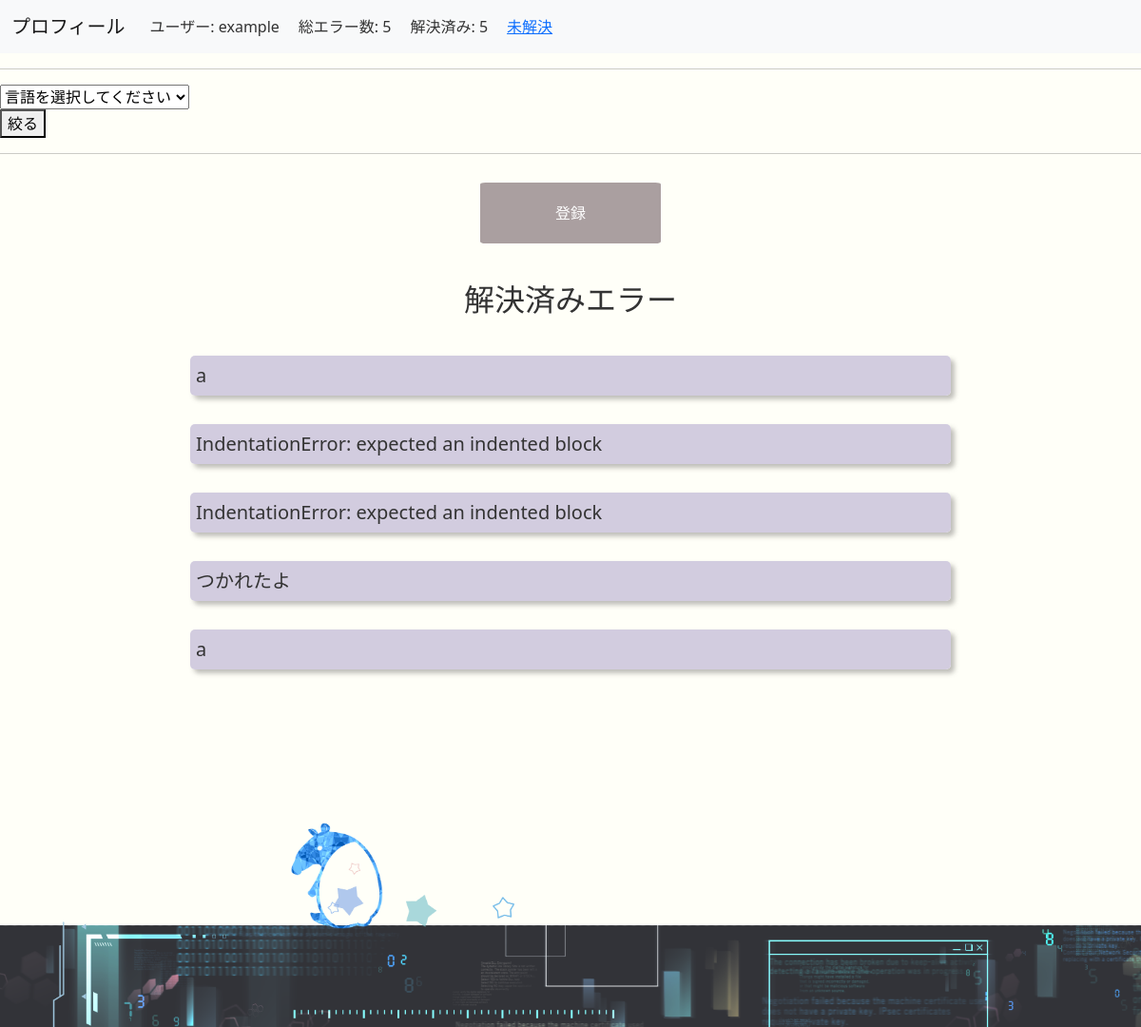
The app's page /solved (signed in) with its own data.
### tables this page shows
CREATE TABLE 'errors' (error_id  INTEGER PRIMARY KEY, language TEXT, message TEXT, explain TEXT, solved TEXT, public TEXT NOT NULL, before_day TIMESTAMP DEFAULT(DATETIME('now','localtime')), after_day TIMESTAMP DEFAULT(DATETIME('now','localtime')), 'username'  TEXT NOT NULL  );

### app.py (the view, shortened to what this page needs)
@app.route("/solved", methods=["GET", "POST"])
@login_required
def display_solved():
    errors_sum = db.execute("SELECT COUNT(error_id) FROM errors WHERE username=?", session["user_id"])
    errors_sum = errors_sum[0]['COUNT(error_id)']
    solved_sum = db.execute("SELECT COUNT(error_id) FROM errors WHERE username=? AND public LIKE '解決'", session["user_id"])
    solved_sum = solved_sum[0]['COUNT(error_id)']
    if request.method == "GET":
        solved_errors = db.execute("SELECT * FROM errors WHERE public LIKE '解決' AND username=?", session["user_id"])
        if solved_sum < 1:
            return render_template("solved.html", solved_errors=solved_errors, languages=LANGUAGES, errors_sum=errors_sum,
                                    solved_sum=solved_sum, username=session["user_id"])
        elif solved_sum < 2:
            return render_template("level2.html", solved_errors=solved_errors, languages=LANGUAGES, errors_sum=errors_sum,
                                    solved_sum=solved_sum, username=session["user_id"])
        elif solved_sum < 3:
            return render_template("level3.html", solved_errors=solved_errors, languages=LANGUAGES, errors_sum=errors_sum,
                                    solved_sum=solved_sum, username=session["user_id"])
        elif solved_sum < 4:
            return render_template("level4.html", solved_errors=solved_errors, languages=LANGUAGES, errors_sum=errors_sum,
                                    solved_sum=solved_sum, username=session["user_id"])
        else:
            return render_template("level5.html", solved_errors=solved_errors, languages=LANGUAGES, errors_sum=errors_sum,
                                    solved_sum=solved_sum, username=session["user_id"])

### helpers.py (called while the page is built)
def login_required(f):
    @wraps(f)
    def decorated_function(*args, **kwargs):
        if session.get("user_id") is None:
            return redirect("/login")
        return f(*args, **kwargs)
    return decorated_function

### templates/level5.html (shortened to what this page needs)
{% extends "base.html" %}
{% block body %}
    <nav class="navbar navbar-expand-lg navbar-light bg-light">
        <div class="container-fluid">
            <div class="navbar-brand">プロフィール</div>
            <div class="collapse navbar-collapse" id="navbarNavDropdown">
                <ul class="navbar-nav">
                    <li class="nav-item profile">ユーザー: {{ username }} </li>
                    <li class="nav-item profile">総エラー数: {{ errors_sum }} </li>
                    <li class="nav-item profile">解決済み: {{ solved_sum }} </li>
                    <li class="nav-item profile"><a href="/unsolved" role="button"><span>未解決</span></a></li>
                </ul>
            </div>
        </div>
    </nav>
    <hr>
    <form action="/solved" method="POST">
        <div>
            <select name="language">
                    <option disabled selected>言語を選択してください</option>
            </select>
        </div>
        <button type="submit">絞る</button>
    </form>
    <hr>
    <a href="/record" role="button" class = "home-button"><span>登録</span></a>
<div class="contents">
    <h2>解決済みエラー</h2>
    {% for solved_error in solved_errors %}
    <details>
    <summary class="error_level5">
        {{ solved_error.message }}
    </summary>
    </details>
    {% endfor %}
</div>
<footer><img src="./static/images/level5.png" alt="footer" class = "footer2"></footer>
{% endblock %}

### static/css/styles.css (style rules this page uses)
body { background-color: #fffff8; color: #333333; }
h2 { text-align:center; margin:40px; }
.footer2 { width: 100%; }
.home-button { display: flex; justify-content: center; align-items: center; position: relative; overflow: hidden; text-decoration: none; height: 4rem; width: 190px; margin: 30px auto; padding:10px; border-radius: 3%; background: #aa9fa0; background-size: 400%; color: #fff; }
.home-button span { position: relative; z-index: 1; }
.home-button::before { content: ''; position: absolute; top: 0; left: 0; transform: scaleX(0); transform-origin: 0 50%; width: 100%; height: inherit; border-radius: inherit; background: linear-gradient( 82.3deg, #84ccc9 10.8%, #eae4d6 94.3% ); transition: all 0.475s; }
.contents { min-height: 500px; }
details { width: 800px; box-shadow: 4px 4px 5px #47454559; margin: 30px auto; border-radius: 5px; }
details > summary { padding: 6px; width: auto; height: auto; justify-content: center; font-size: 20px; border-radius: 5px; border: none; cursor: pointer; list-style: none; }
.error_level5 { background-color: #d2ccdf; color: #333; }
.profile { margin-right: 10px; margin-left: 10px; }

### records on screen
errors: message "a"
errors: message "IndentationError: expected an indented block"
errors: message "IndentationError: expected an indented block"
errors: message "つかれたよ"
errors: message "a"

### other values on screen
{{ username }} "example"
{{ errors_sum }} "5"
{{ solved_sum }} "5"
